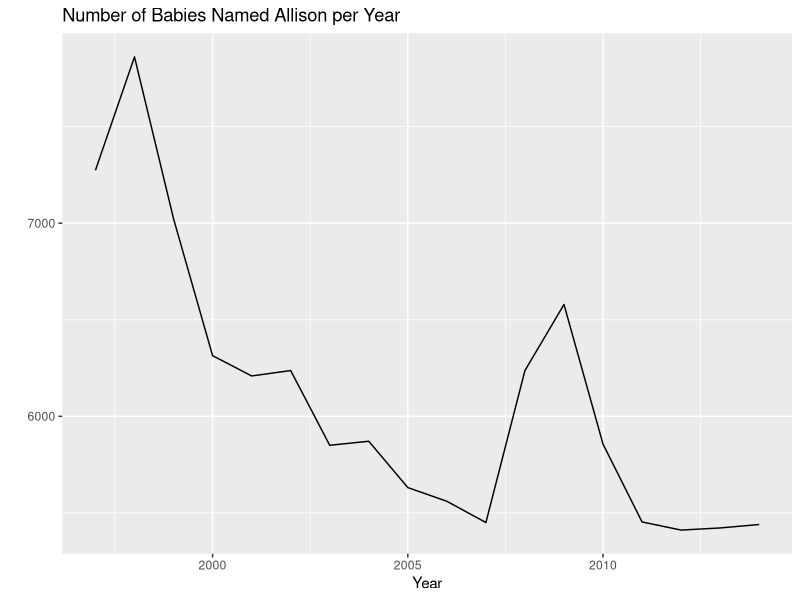
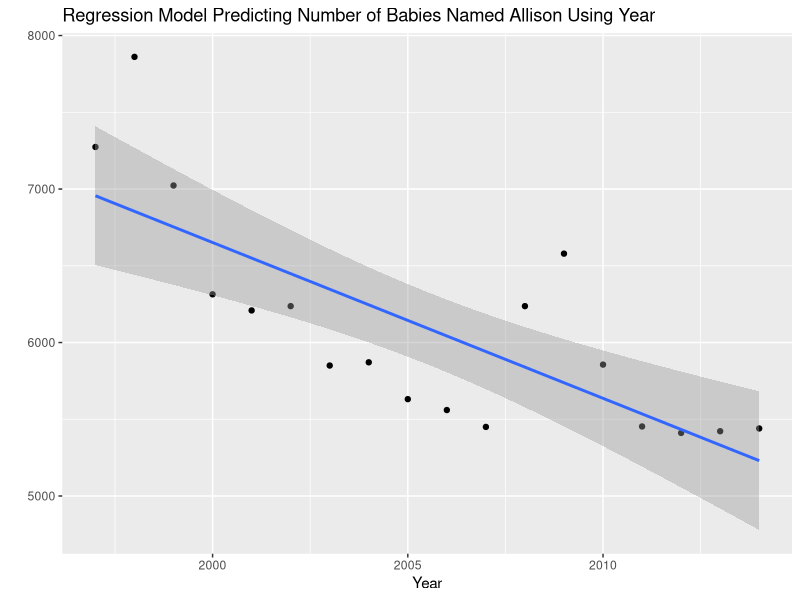
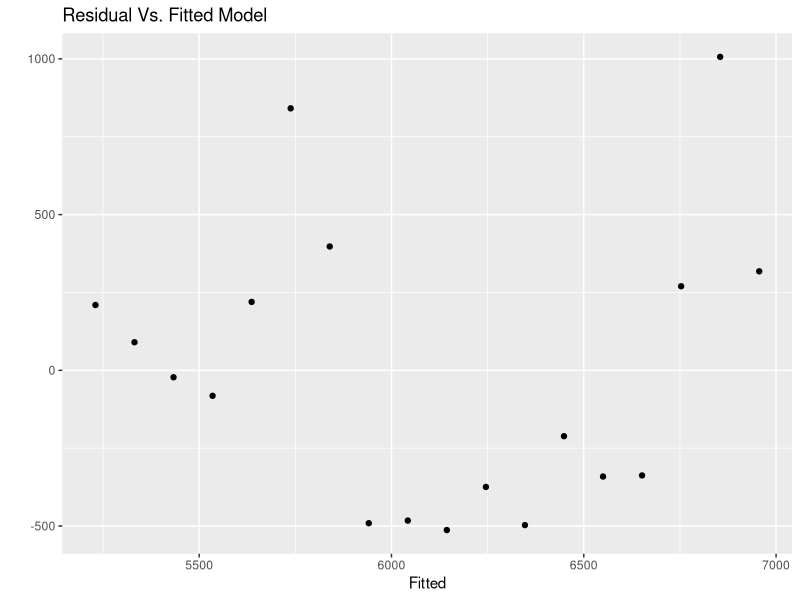
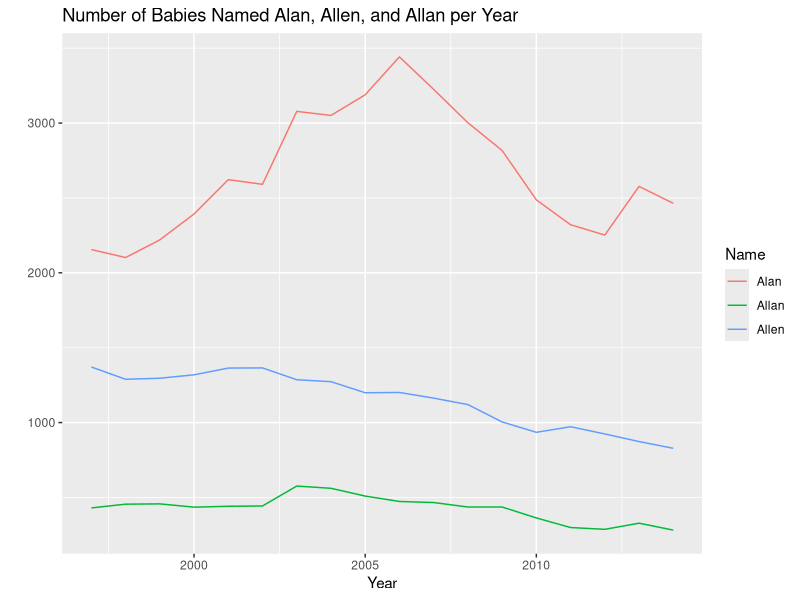

Recreate these plots in R, in order.
## ---- chunk 1
#| message: false
library(tidyverse)
state_a <- read_csv(here::here("supporting_artifacts" , "Datasets" , "StateNames_A.csv")) %>% 
  rename(Sex = Gender)
## ---- chunk 2
state_allison <- state_a %>% 
  filter(Name == 'Allison') %>% 
  pivot_wider(names_from = Sex, 
              values_from = Count) %>% 
  mutate(M = replace_na(
    M, 0)
  ) %>% 
  group_by(State) %>% 
  summarize(across(
    'F':'M', .fns = sum)
  )
state_allison
## ---- chunk 3
state_female <- state_a %>% 
  filter(Sex == 'F')
## ---- chunk 4
allison_year <- state_female %>% 
  filter(Name == 'Allison') %>% 
  group_by(Year) %>% 
  summarize(across(
    'Count', .fns = sum)
  )
allison_year
## ---- chunk 5
ggplot(data = allison_year, 
       mapping = aes(
         x = Year, y = Count)
       ) +
  geom_line() +
  labs(x = 'Year', y = '', 
  title = 'Number of Babies Named Allison per Year')
## ---- chunk 6
allison_mod <- allison_year %>% 
  lm(Count ~ Year, data = .)
## ---- chunk 7
#| message: false
ggplot(data = allison_year, 
       mapping = aes(
         x = Year, y = Count)
       ) +
  geom_point() +
  stat_smooth(method = "lm") +
  labs(x = 'Year', y = '', 
  title = 'Regression Model Predicting Number of Babies Named Allison Using Year')
## ---- chunk 8
summary(allison_mod)
## ---- chunk 9
allison_df <- broom::augment(allison_mod)
## ---- chunk 10
ggplot(data = allison_df, 
       mapping = aes(x = .fitted, y = .resid)
       ) +
  geom_point() +
  labs(x = 'Fitted', y = '', 
  title = 'Residual Vs. Fitted Model')
## ---- chunk 11
state_allan <- state_a %>% 
  filter(Sex == 'M',
         Name %in% c(
           'Allan', 'Alan', 'Allen')
         )
## ---- chunk 12
#| message: false
allan_year <- state_allan %>% 
  group_by(Name, Year) %>% 
  summarize(across(
    'Count', .fns = sum)
  )
## ---- chunk 13
ggplot(data = allan_year, 
       mapping = aes(
         x = Year, y = Count, color = Name)
       ) +
  geom_line() +
  labs(x = 'Year', y = '', 
  title = 'Number of Babies Named Alan, Allen, and Allan per Year')
## ---- chunk 14
allan_PA_CA <- state_allan %>% 
  filter(Year == 2000,
         State %in% c(
           'PA','CA')
         ) %>% 
  mutate(Count = replace_na(
    Count, 0)
    ) %>% 
  pivot_wider(names_from = Name, 
              values_from = Count)
allan_PA_CA
## ---- chunk 15
allan_percent <- allan_PA_CA %>%
  mutate(Total = rowSums(across(
    'Alan':'Allan')
    ),
    Alan = Alan/Total*100,
    Allen = Allen/Total*100,
    Allan = Allan/Total*100,
  ) %>% 
  select(-Total)
allan_percent
